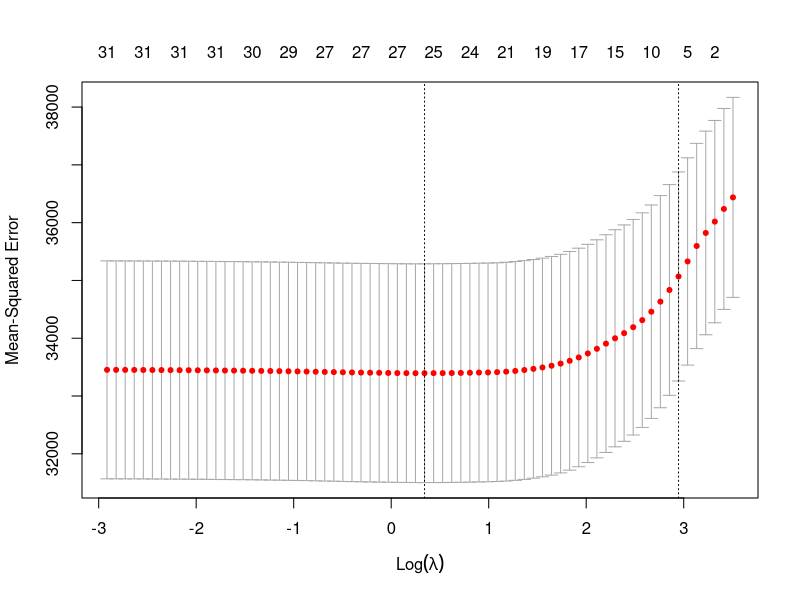
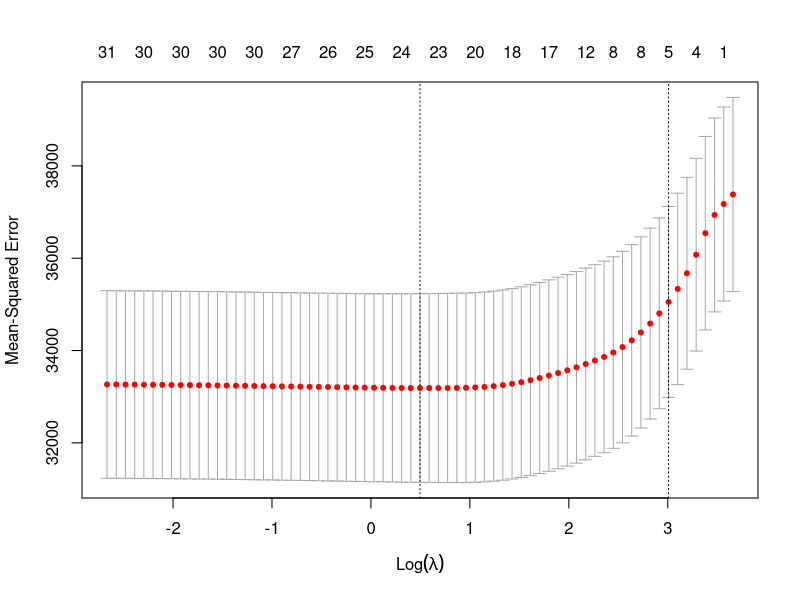
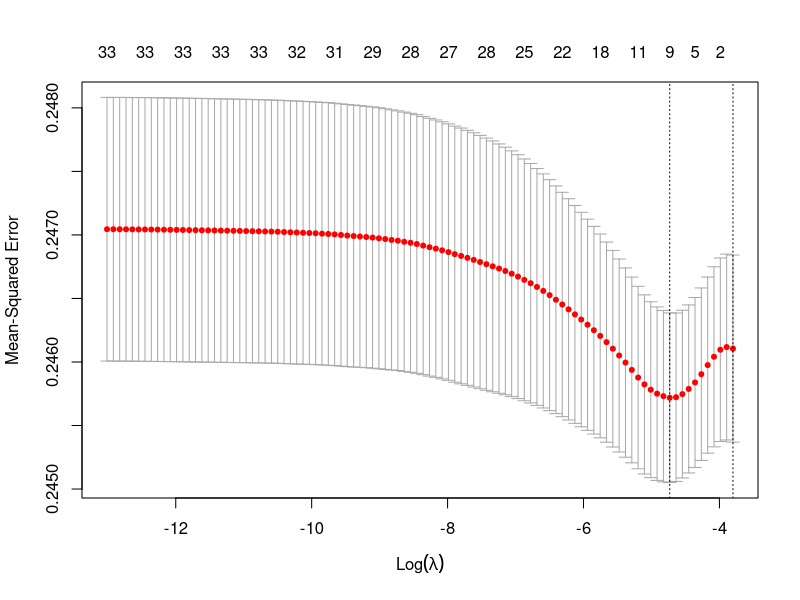
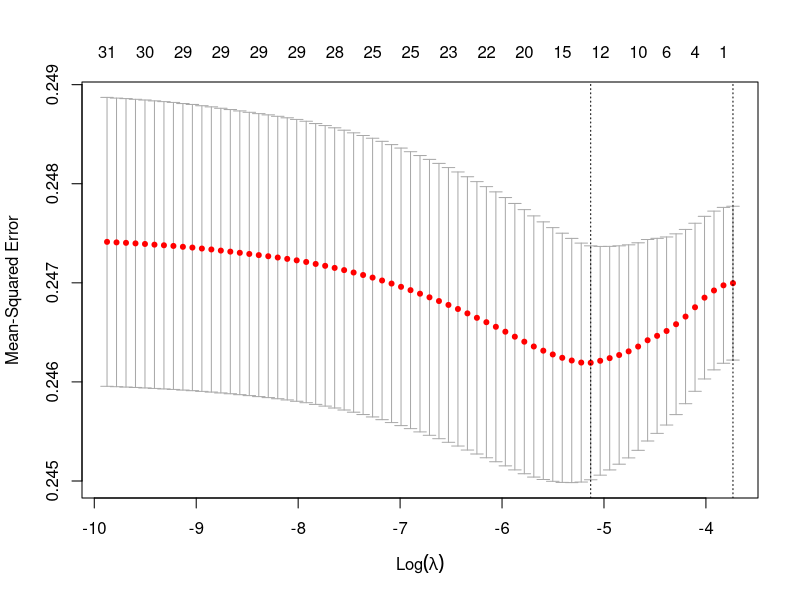

The R source for these figures, in order:

########################  Load Packages  ########################

# List of required packages
pkgs <- c('fBasics', 'glmnet', 'tidyverse', 'AER')

# Load packages
for(pkg in pkgs){
    library(pkg, character.only = TRUE)
}

print('All packages successfully installed and loaded.')

########################  Load Data Frame  ########################
#set.seed(100239) # set starting value for random number generator

# Load data frame
df <- read.csv("Data/job_corps.csv",header=TRUE, sep=",")

print('Data successfully loaded.')

########################  Table with Descriptive Statistics  ########################
desc <- fBasics::basicStats(df) %>% t() %>% as.data.frame() %>% 
  select(Mean, Stdev, Minimum, Maximum, nobs)
print(round(desc, digits=2))

########################  Partition the Samples  ########################
set.seed(1001)

# Partition Samples for Cross-Fitting
df_part <- modelr::resample_partition(df, c(obs_A = 0.5, obs_B = 0.5))
df_obs_A <- as.data.frame(df_part$obs_A) # Sample A
df_obs_B <- as.data.frame(df_part$obs_B) # Sample B

print('Samples are partitioned.')

########################  Generate Variables  ########################

# Outcome
earnings_obs_A <- as.matrix(df_obs_A[,1])
earnings_obs_B <- as.matrix(df_obs_B[,1])

# Treatment
treat = 3 #Select treatment 2= offer to participate, 3 = actual participation
treat_obs_A <- as.matrix(df_obs_A[,treat])
treat_obs_B <- as.matrix(df_obs_B[,treat])

# Covariates
covariates_obs_A <- as.matrix(df_obs_A[,c(4:ncol(df_obs_A))])
covariates_obs_B <- as.matrix(df_obs_B[,c(4:ncol(df_obs_B))])

print('The data is now ready for your analysis!')

########################  Conditional Potential Earnings  ########################
p = 1 # 1 for LASSO, 0 for Ridge
set.seed(100237)

## Using Sample A to Predict Sample B
# Potential Earnings under Non-Treatment
lasso_y0_A <- cv.glmnet(covariates_obs_A[treat_obs_A==0,], earnings_obs_A[treat_obs_A==0,],
                              alpha=p, type.measure = 'mse')
plot(lasso_y0_A)
fit_y0_A <- glmnet(covariates_obs_A[treat_obs_A==0,], earnings_obs_A[treat_obs_A==0,]
                        ,lambda = lasso_y0_A$lambda.min)
y0hat_B <- predict(fit_y0_A, covariates_obs_B)

## Using Sample B to Predict Sample A
# Potential Earnings under Non-Treatment
lasso_y0_B <- cv.glmnet(covariates_obs_B[treat_obs_B==0,], earnings_obs_B[treat_obs_B==0,],
                              alpha=p, type.measure = 'mse')
plot(lasso_y0_B)
fit_y0_B <- glmnet(covariates_obs_B[treat_obs_B==0,], earnings_obs_B[treat_obs_B==0,]
                        ,lambda = lasso_y0_B$lambda.min)
y0hat_A <- predict(fit_y0_B, covariates_obs_A, type = 'response')

########################  Propensity Score  ########################
p = 1 # 1 for LASSO, 0 for Ridge
set.seed(100236)

# Using Sample A to Predict Sample B
lasso_p_A <- cv.glmnet(covariates_obs_A, treat_obs_A, alpha=p, type.measure = 'mse')
plot(lasso_p_A)
fit_p_A <- glmnet(covariates_obs_A, treat_obs_A,lambda = lasso_p_A$lambda.min)
pscore_B <- predict(fit_p_A, covariates_obs_B)

# Using Sample B to Predict Sample A
lasso_p_B <- cv.glmnet(covariates_obs_B, treat_obs_B, alpha=p, type.measure = 'mse')
plot(lasso_p_B)
fit_p_B <- glmnet(covariates_obs_B, treat_obs_B,lambda = lasso_p_B$lambda.min)
pscore_A <- predict(fit_p_B, covariates_obs_A)

#####################  Average Treatment Effects on Treated (ATET)  #####################

p_A = mean(pscore_A)
p_B = mean(pscore_B)

# Generate Modified Outcome in each sample
Y_star_A = invisible(treat_obs_A*(earnings_obs_A - y0hat_A)/p_A 
            - (1-treat_obs_A)*pscore_A*(earnings_obs_A - y0hat_A)/(p_A*(1-pscore_A)))

Y_star_B = invisible(treat_obs_B*(earnings_obs_B - y0hat_B)/p_B 
            - (1-treat_obs_B)*pscore_B*(earnings_obs_B - y0hat_B)/(p_B*(1-pscore_B)))

Y_star <- 0.5*(mean(Y_star_A) + mean(Y_star_B))

# Average Treatment Effect for Treated (ATET)
ATET <- round(Y_star, digits=3)

# Estimate variance for each sample
var_A = mean((Y_star_A- treat_obs_A*Y_star/p_A)^2)/length(Y_star_A)
var_B = mean((Y_star_B - treat_obs_B*Y_star/p_B)^2)/length(Y_star_B)

# Split sample estimator for standard error
SD_ATET <- round(sqrt(0.5*(var_A + (mean(Y_star_A) - Y_star)^2 
                     + var_B + (mean(Y_star_B) - Y_star)^2)),digits=3)

print(paste0("Average Treatment Effect for Treated (ATET): ", ATET))
print(paste0("Standard Error for ATET: ", SD_ATET))

### Compare results with OLS ###

ols <- lm(EARNY4 ~ participation, data = df)
summary(ols)

### Compare results with IV ###

iv <- ivreg(formula = EARNY4 ~ participation | assignment, data = df)
summary(iv)

###### Put Your Code Here ######







################################
